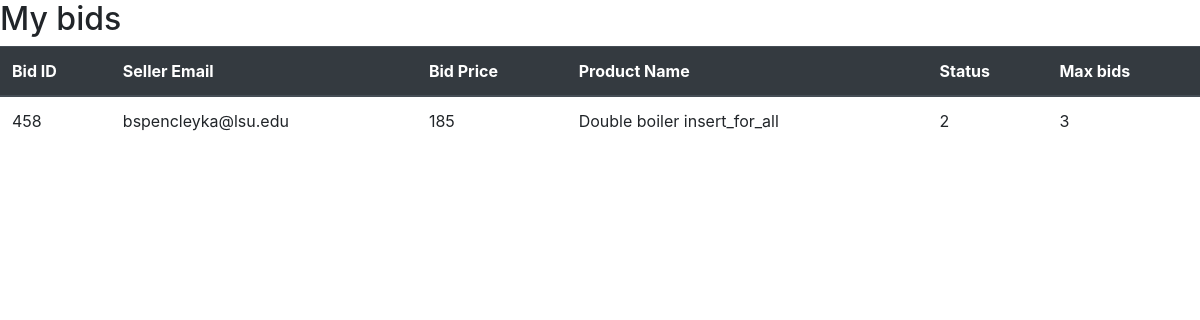
The page /myBids (signed in) on the database its author committed.
### tables this page shows
CREATE TABLE Bids (
    Bid_ID INT PRIMARY KEY,
    Seller_Email VARCHAR(255),
    Listing_ID INT,
    Bidder_email VARCHAR(255),
    Bid_price DECIMAL(10,2),
    FOREIGN KEY (Seller_Email) REFERENCES Sellers(email),
    FOREIGN KEY (Listing_ID) REFERENCES Auction_Listings(Listing_ID),
    FOREIGN KEY (Bidder_email) REFERENCES Bidders(email)
);

CREATE TABLE Auction_Listings (
    Seller_Email VARCHAR(100),
    Listing_ID INT,
    Category VARCHAR(100),
    Auction_Title VARCHAR(100),
    Product_Name VARCHAR(100),
    Product_Description VARCHAR(100),
    Quantity INT,
    Reserve_Price VARCHAR(100),
    Max_bids INT,
    Status INT,
    PRIMARY KEY (Seller_Email, Listing_ID),
    FOREIGN KEY (Seller_Email) REFERENCES Sellers(email)
);

### app.py (the view)
@app.route('/myBids', methods=['GET', 'POST'])
def myBids():    # Function for retrieving and displaying the bids made by the user
    conn = sql.connect('database.db')
    conn.commit()
    cursor = conn.cursor()
    email = session['name']  # Had to join the bids and auction listings tables
    query = "SELECT Bids.Bid_ID, Bids.Seller_Email, Bids.Bid_price, Auction_Listings.Product_Name, Auction_Listings.Status, Auction_Listings.Max_Bids FROM Bids INNER JOIN Auction_Listings ON Bids.Listing_ID=Auction_Listings.Listing_ID WHERE Bids.Bidder_email='{}'"
    cursor.execute(query.format(email))
    result = cursor.fetchall()
    return render_template('myBids.html', result=result)

### templates/myBids.html
{% extends 'layout.html' %}
{% block mainContent %}
    <h2>My bids</h2>
    <table class="table">
        <thead class="thead-dark">
            <tr>
                <th scope="col">Bid ID</th>
                <th scope="col">Seller Email</th>
                <th scope="col">Bid Price</th>
                <th scope="col">Product Name</th>
                <th scope="col">Status</th>
                <th scope="col">Max bids</th>
            </tr>
        </thead>
        <tbody>
            {% for res in result %}
                <tr>
                    <td>{{ res[0] }}</td>
                    <td>{{ res[1] }}</td>
                    <td>{{ res[2] }}</td>
                    <td>{{ res[3] }}</td>
                    <td>{{ res[4] }}</td>
                    <td>{{ res[5] }}</td>
                </tr>
            {% endfor %}
        </tbody>
    </table>
{% endblock %}

### rows shown on the page
Bids: Bid_ID "458", Seller_Email "bspencleyka@lsu.edu", Bid_price "185", Product_Name "Double boiler insert_for_all", Status "2", Max_bids "3"
